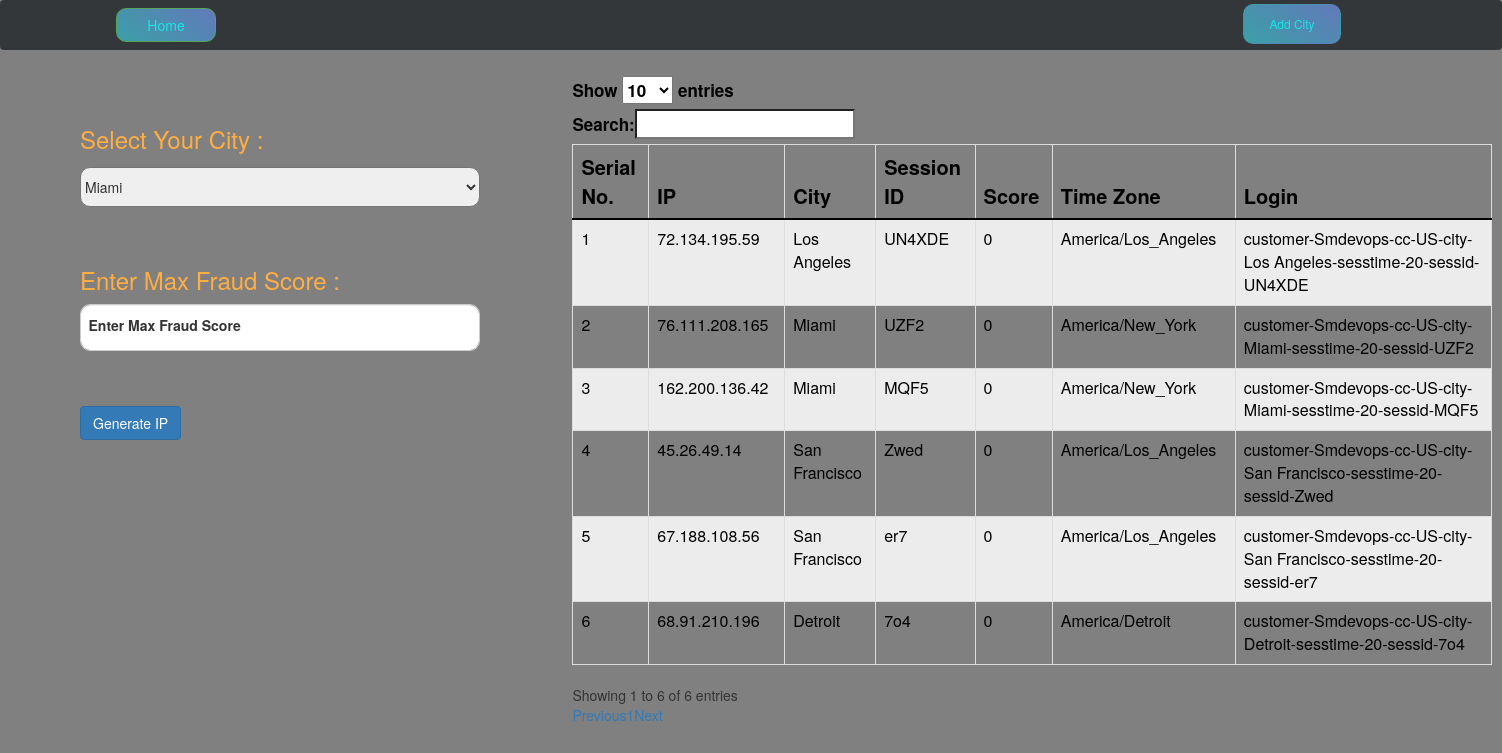
The app's page /, older data.
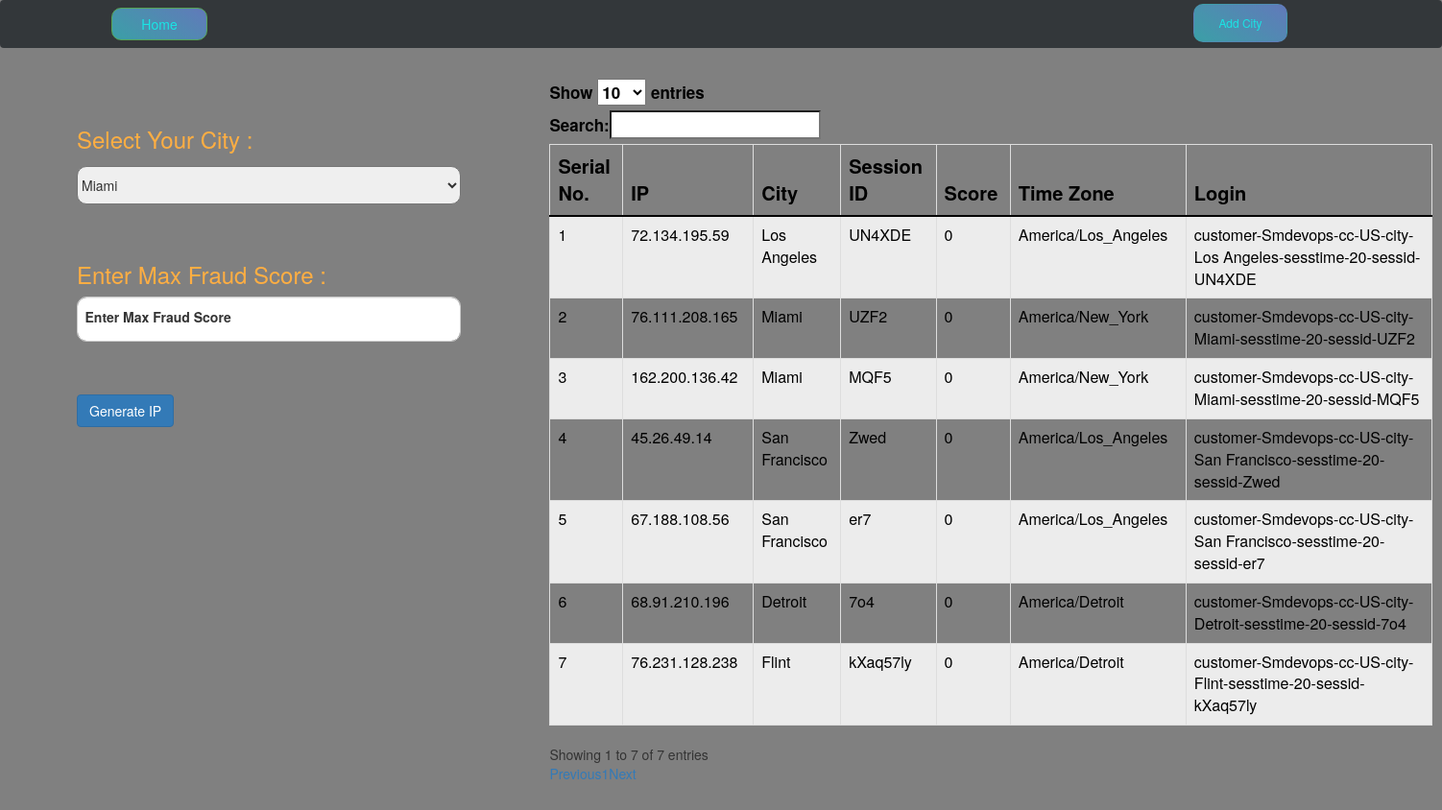
The same page, newer data.
### ipapp/models.py (models this page shows, shortened)
class Bestip(models.Model):
    ip = models.CharField(max_length=30)
    city = models.CharField(max_length=200)
    login = models.CharField(max_length=100)
    session_id = models.CharField(max_length=10)
    score = models.IntegerField()
    password = models.CharField(max_length=20)
    timezone = models.CharField(max_length=100)

### ipapp/views.py (the view, shortened to what this page needs)
# urls.py: 2. Add a URL to urlpatterns:  path('', views.home, name='home')
def home(request):
    return render(request,'home.html',{'cities':City.objects.all,'ips':Bestip.objects.all})

### templates/home.html (shortened to what this page needs)
{% extends "base.html" %}
{% load static %}
{% block content %}
<div class="content">
  <aside class="ipgen">
    <form action="" method="POST">
      <label for="city">
        <h3>Select Your City :</h3>
      </label> <br>
      <select name="city" id="city">
        {% for city in cities %}
        <option value={{city.name}}>{{city.name}}</option>
        {% endfor %}
      </select>
      <br><br>
      <br>
      <h3>Enter Max Fraud Score :</h3>
      <div class="form-floating mb-4">
        <input type="number" name="fraud_s" class="form-control fsco" id="floatingInput" autofocus required
          placeholder="Enter Max Fraud Score" min="0" max="100" style="height: 47px
          ;">
        <label for="floatingInput">Enter Max Fraud Score</label>
      </div> <br> <br>
      <input type="submit" class="btn btn-primary" value="Generate IP">
    </form>
  </aside>
  <aside class="details">
    <table id="example" class="table table-striped table-bordered" style="width:100%">
      <thead>
        <tr>
          <th><b>Serial No.</b></th>
          <th><b> IP</b></th>
          <th><b> City </b></th>
          <th><b>Session ID </b> </th>
          <th><b>Score </b></th>
          <th><b>Time Zone</b></th>
          <th><b>Login</b></th>
        </tr>
      </thead>
      <tbody>
        {% for ip in ips %}
        <tr>
          <td>{{ip.pk}}</td>
          <td>{{ip.ip}}</td>
          <td>{{ip.city}}</td>
          <td>{{ip.session_id}}</td>
          <td>{{ip.score}}</td>
          <td>{{ip.timezone}}</td>
          <td>{{ip.login}}</td>
        </tr>
        {% endfor %}
      </tbody>
    </table>
  </aside>
</div>
{% endblock content %}

### templates/base.html (shortened to what this page needs)
{% load static %}
<!doctype html>
<html lang="en">
  <head>
    <link href="https://cdn.jsdelivr.net/npm/bootstrap@5.0.0-beta2/dist/css/bootstrap.min.css" rel="stylesheet">
    <link rel="stylesheet" href="https://maxcdn.bootstrapcdn.com/bootstrap/3.3.7/css/bootstrap.min.css">
    <link rel="stylesheet" href="https://cdn.datatables.net/1.10.23/css/dataTables.bootstrap.min.css">
    <link rel="stylesheet" href="{% static 'css/home.css' %}">
  </head>
  <body>
    <nav class="navbar navbar-light bg-dark n">
        <form class="container-fluid justify-content-start">
      <a href="/">    <button class="btn btn-success me-2 hm" type="button">Home</button></a>
        <a href="/addcity">  <button class="btn btn-sm btn-secondary act" type="button">Add City</button></a>
        </form>
      </nav>
    {% block content %}
    {% endblock content %}
  </body>
</html>

### static/css/home.css (style rules this page uses)
.n { opacity: 0.8; }
.hm { background: linear-gradient( 35deg, #2aa8b1,#5b78c9); position: relative; left: 100px; width: 100px; border-radius: 10px; color: aqua; }
.act { position: absolute; right: 160px; width: 98px; height: 40px; border-radius: 10px; color: aqua; background: linear-gradient(35deg, #2aa8b1,#5b78c9 ); ; bottom: 5px; }
body { background-color: grey; }
.content { position: absolute; top: 12%; left: 80px; display: flex; flex-direction: row; }
.content .ipgen { position: relative; top: 10px; }
.fsco { width: 400px; border-radius: 10px; }
#city { width: 400px; height: 40px; border-radius: 10px; }
.details { position: relative; left: 7%; bottom: 80px; width: 920px; top: -20px; }
.details table thead { color: black; font-size: 20px; }
.details table td { color: black; font-size: 16px; }
h3 { color: #ffae42; }

Row changes from the older to the newer data that the page shows:
added Bestip: pk "7", ip "76.231.128.238", city "Flint", session_id "kXaq57ly", score "0", timezone "America/Detroit", login "customer-Smdevops-cc-US-city-Flint-sesstime-20-sessid-kXaq57ly"
Text that changed along with them:
text written by a page script: "Show entries Search: Showing 1 to 6 of 6 entries Previous 1 Next" → "Show entries Search: Showing 1 to 7 of 7 entries Previous 1 Next"
